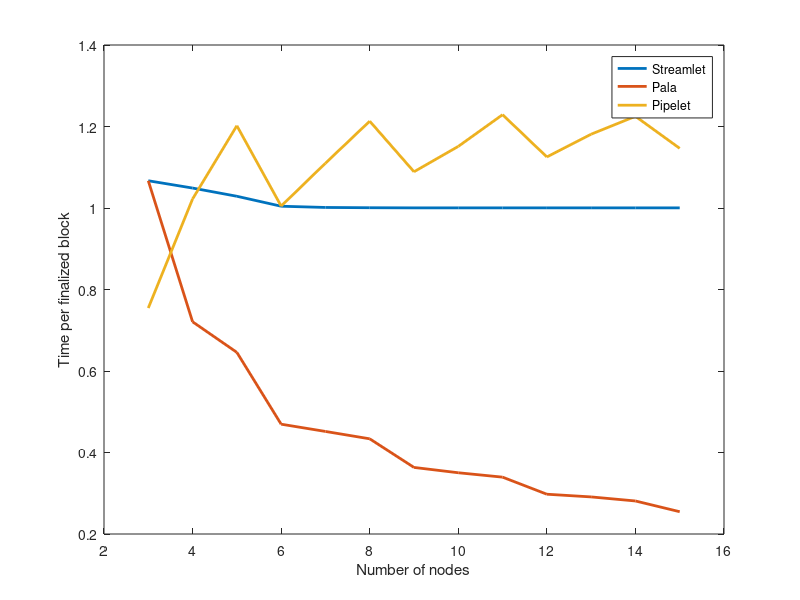

This figure's MATLAB source:
stream_total_finalize_blocks = [2812, 2860, 2916, 2987, 2996, 2998, 2999, 2999, 2999, 2999, 2999, 2999, 2999];
pala_total_finalize_blocks = [2812, 4162, 4646, 6390, 6642, 6919, 8256, 8564, 8836, 10080, 10309, 10674, 11779];
pipelet_total_finalize_blocks = [3976, 2935, 2496, 2986, 2703, 2473, 2755, 2606, 2441, 2666, 2540, 2449, 2617];

for k = 1: length(stream_total_finalize_blocks)
    y = 3000;
    z = stream_total_finalize_blocks(k);
    c = y/z;
    stream_total_finalize_blocks(k) = c;
end

for k = 1: length(pala_total_finalize_blocks)
    y = 3000;
    z = pala_total_finalize_blocks(k);
    c = y/z;
    pala_total_finalize_blocks(k) = c;
end

for k = 1: length(pipelet_total_finalize_blocks)
    y = 3000;
    z = pipelet_total_finalize_blocks(k);
    c = y/z;
    pipelet_total_finalize_blocks(k) = c;
end

%bar_vals= [stream_total_finalize_blocks, pala_total_finalize_blocks, pipelet_total_finalize_blocks];

%bar(bar_vals, 0.3)
plot(3:15, stream_total_finalize_blocks,'LineWidth',2)
hold on
plot(3:15, pala_total_finalize_blocks,'LineWidth',2)
hold on
plot(3:15, pipelet_total_finalize_blocks,'LineWidth',2)
hold off

%name={'n3','n4','n5','n6','n7','n8','n9','n10','n11','n12','n13','n14','n15'};
%set(gca,'xticklabel',name);
ylabel('Time per finalized block');
xlabel('Number of nodes');
legend('Streamlet','Pala', 'Pipelet');